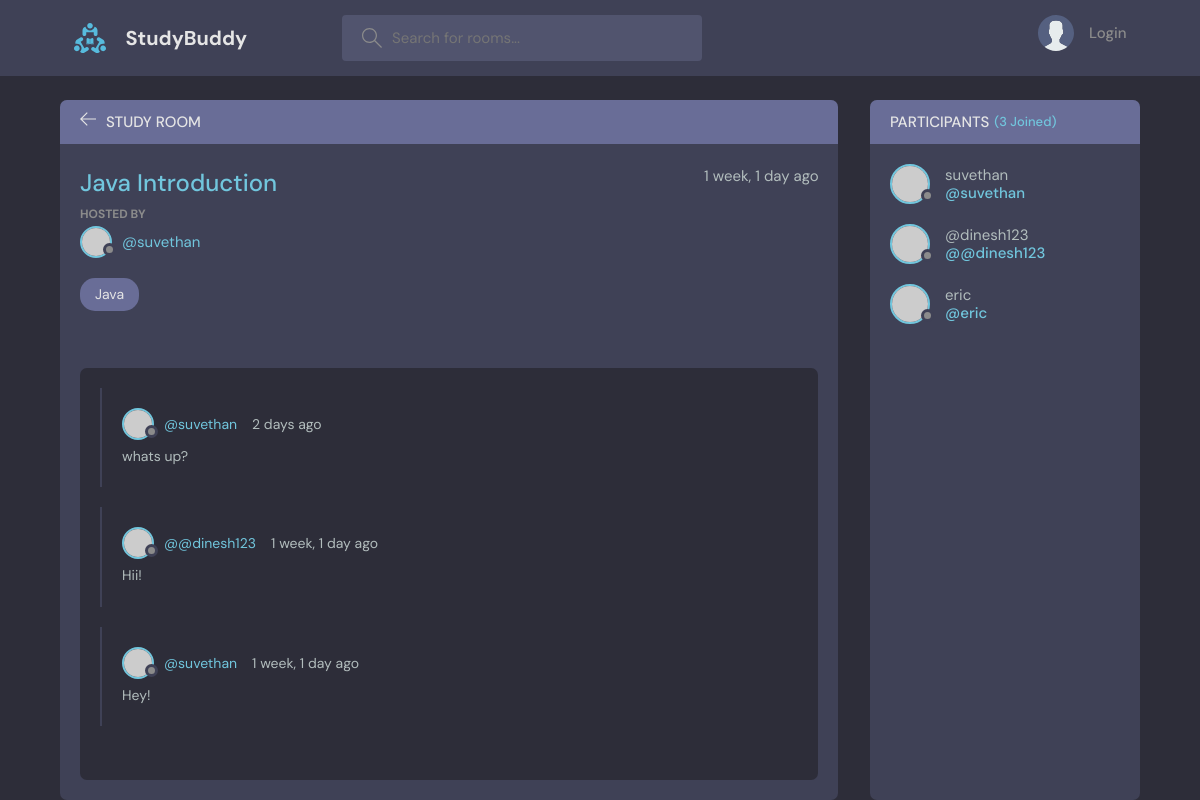
Page /room/2/ on the committed database.
### test_app/models.py (models this page shows, shortened)
class Room(models.Model):
    host = models.ForeignKey(User, on_delete=models.SET_NULL, null=True)
    topic = models.ForeignKey(Topic, on_delete=models.SET_NULL, null=True)
    name = models.CharField(max_length=200)
    description = models.TextField(null=True, blank=True)
    participants = models.ManyToManyField(User, related_name='participants', blank=True)
    updated = models.DateTimeField(auto_now=True)
    created = models.DateTimeField(auto_now_add=True)
    class Meta:
        ordering = ['-updated','-created']

class Topic(models.Model):
    name = models.CharField(max_length=200)
    def __str__(self):
        return self.name

class Message(models.Model):
    user = models.ForeignKey(User, on_delete=models.CASCADE)
    room = models.ForeignKey(Room, on_delete=models.CASCADE)
    body = models.TextField()
    updated = models.DateTimeField(auto_now=True)
    created = models.DateTimeField(auto_now_add=True)
    class Meta:
        ordering = ['-updated','-created']

### test_app/views.py (the view, shortened to what this page needs)
# urls.py: path("room/<int:pk>/", views.room, name="room" ),
def room(request,pk):
    room= Room.objects.get(id=pk)
    room_messages = room.message_set.all().order_by('-created')
    participants = room.participants.all()
    context = {'room':room, 'room_messages': room_messages,
               'participants':participants}
    return render(request, 'test_app/room.html',context)

### test_app/templates/test_app/room.html (shortened to what this page needs)
{% extends "main.html" %} {% block content %}
<main class="profile-page layout layout--2">
  <div class="container">
    <div class="room">
      <div class="room__top">
        <div class="room__topLeft">
          <a href="{% url "home" %}">
            <svg
              version="1.1"
              xmlns="http://www.w3.org/2000/svg"
              width="32"
              height="32"
              viewBox="0 0 32 32"
            >
              <title>arrow-left</title>
              <path
                d="M13.723 2.286l-13.723 13.714 13.719 13.714 1.616-1.611-10.96-10.96h27.625v-2.286h-27.625l10.965-10.965-1.616-1.607z"
              ></path>
            </svg>
          </a>
          <h3>Study Room</h3>
        </div>
      </div>
      <div class="room__box scroll">
        <div class="room__header scroll">
          <div class="room__info">
            <h3>{{room.name}}</h3>
            <span>{{room.created|timesince}} ago</span>
          </div>
          <div class="room__hosted">
            <p>Hosted By</p>
            <a href="{% url 'user-profile' room.host.id %}" class="room__author">
              <div class="avatar avatar--small">
                <img src="https://randomuser.me/api/portraits/men/37.jpg" />
              </div>
              <span>@{{room.host.username}}</span>
            </a>
          </div>
          <span class="room__topics">{{room.topic}}</span>
        </div>
        <div class="room__conversation">
          <div class="threads scroll">
            {% for message in room_messages %}
            <div class="thread">
              <div class="thread__top">
                <div class="thread__author">
                  <a href="{% url 'user-profile' message.user.id %}" class="thread__authorInfo">
                    <div class="avatar avatar--small">
                      <img
                        src="https://randomuser.me/api/portraits/men/37.jpg"
                      />
                    </div>
                    <span>@{{message.user.username}}</span>
                  </a>
                  <span class="thread__date">{{message.created|timesince}} ago</span>
                </div>
              </div>
              <div class="thread__details">
               {{message.body}}
              </div>
            </div>
            {% endfor %}
          </div>
        </div>
      </div>
    </div>
    <div class="participants">
      <h3 class="participants__top">
        Participants <span>({{participants.count}} Joined)</span>
      </h3>
      <div class="participants__list scroll">
        {% for user in participants %}
        <a href="{% url 'user-profile' user.id %}" class="participant">
          <div class="avatar avatar--medium">
            <img src="https://randomuser.me/api/portraits/men/37.jpg" />
          </div>
          <p>
            {{user.username}}
            <span>@{{user.username}}</span>
          </p>
        </a>
        {% endfor %}
      </div>
    </div>
  </div>
</main>
{% endblock content %}

### rows in the picture
Room: name "Java Introduction", created "1 week, 1 day", host.username "suvethan", topic "Java"
Message: user.username "suvethan", created "2 days", body "whats up?"
Message: user.username "@dinesh123", created "1 week, 1 day", body "Hii!"
Message: user.username "suvethan", created "1 week, 1 day", body "Hey!"

### other values in the picture
{{ participants.count }} "3"
{{ user.username }} "suvethan"
{{ user.username }} "@dinesh123"
{{ user.username }} "eric"
